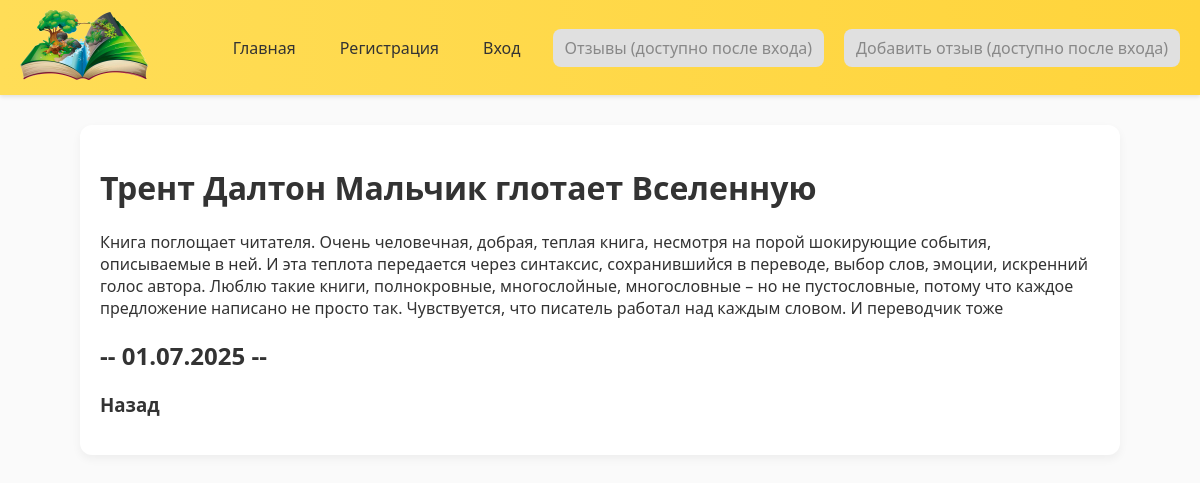
Page /blog/1/ on the committed database.
### blog/models.py (models this page shows, shortened)
class Blog(models.Model):
    title = models.CharField(max_length=200)
    description = models.TextField()
    created = models.DateTimeField(auto_now_add=True)
    date = models.DateField(auto_now_add=True)
    user = models.ForeignKey(User, on_delete=models.CASCADE)

### blog/views.py (the view)
# urls.py: path('<int:blog_id>/', views.detail, name="detail"),
def detail(request, blog_id):
    blog = get_object_or_404(Blog, pk=blog_id)
    return render(request, "blog/details.html", {'blog': blog})

### blog/templates/blog/details.html
{% extends 'personal/base.html' %}
{% load static %}
{% block content %}
<div class="detail">
  <h1>{{ blog.title }}</h1>
  <div>{{ blog.description }}</div>
   <h2>-- {{  blog.date|date:'d.m.Y' }} --</h2>
</div>
<h3><a href="{% url 'blogs' %}">Назад</a></h3>
{% endblock %}

### personal/static/css/style.css (style rules this page uses)
body { margin: 0; font-family: 'Segoe UI', Tahoma, Geneva, Verdana, sans-serif; background-color: #fafafa; color: #333; }
a { text-decoration: none; color: #333; transition: color 0.3s; }

### rows in the picture
Blog: title "Трент Далтон Мальчик глотает Вселенную", description "Книга поглощает читателя. Очень человечная, добрая, теплая книга, несмотря на порой шокирующие события, описываемые в ней. И эта теплота передается через синтаксис, сохранившийся в переводе, выбор слов, эмоции, искренний голос автора. Люблю такие книги, полнокровные, многослойные, многословные – но не пустословные, потому что каждое предложение написано не просто так. Чувствуется, что писатель работал над каждым словом. И переводчик тоже", date "01.07.2025"
